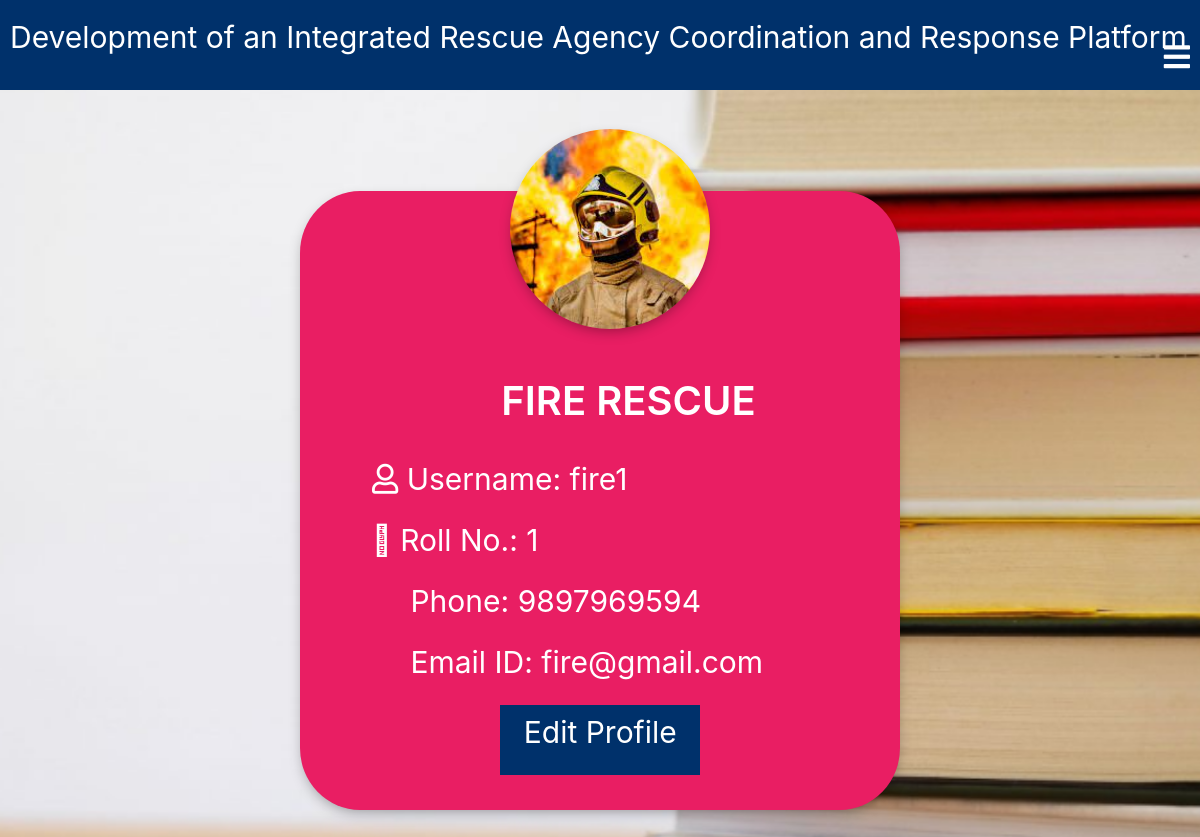
/response/rescue/3/ (signed in), run on the app's committed database.
### response/models.py (models this page shows, shortened)
class Rescue(models.Model):
    user = models.OneToOneField(User,on_delete=models.CASCADE,primary_key=True,related_name='Rescue')
    name=models.CharField(max_length=250)
    roll_no = models.CharField(max_length=50)
    email = models.EmailField(max_length=254)
    phone = models.IntegerField()
    rescue_profile_pic = models.ImageField(upload_to="response/rescue_profile_pic",blank=True)
    class Meta:
        ordering = ['roll_no']

class User(AbstractUser):
    is_rescue = models.BooleanField(default=False)
    is_agency = models.BooleanField(default=False)

### response/views.py (the view)
# urls.py: path('rescue/<int:pk>/',views.RescueDetailView.as_view(),name="rescue_detail"),
class RescueDetailView(LoginRequiredMixin,DetailView):
    context_object_name = "rescue"
    model = models.Rescue
    template_name = 'response/rescue_detail_page.html'

### template/response/rescue_detail_page.html (shortened to what this page needs)
{% extends 'response/base.html' %}
{% load static %}
{% block content %}
<div class="profile">
  <div class="profile-box">
    {% if rescue.rescue_profile_pic %}
      <img src="{{ rescue.rescue_profile_pic.url }}">
    {% else %}
      <img src="{% static 'images/login-avatar.PNG' %}" alt="">
    {% endif %}
    <div class="profile-details">
      <h1>{{ rescue.name }}</h1>
      <br>
      <p><i class="far fa-user"></i> Username: {{ rescue.user.username }}</p>
      <p><i class="fal fa-user-tag"></i> Roll No.: {{ rescue.roll_no }}</p>
      <p><i class="far fa-phone"></i> Phone: {{ rescue.phone }}</p>
      <p><i class="far fa-envelope-open-text"></i> Email ID: {{ rescue.email }}</p>
      <a href="{% url 'response:rescue_update' pk=user.pk %}"> <p class="edit-button">Edit Profile</p> </a>
    </div>
  </div>
</div>
{% endblock %}

### static/css/newbase.css (style rules this page uses)
.profile { margin:0; padding: 0; position: absolute; width:100%; height: 100vh; display:flex; justify-content: center; align-items: center; }
.profile img { position: absolute; margin: 0; width: 100%; height: 100%; object-fit: cover; background-attachment: }
.profile-box { width: 600px; margin-top: 20px; background: #e91e63; position: absolute; padding: 15px; border-radius: 10%; box-shadow: 0 5px 15px -5px #00000070 }
.profile-box img { width: 200px; height: 200px; border-radius: 50%; top: -10%; left: 35%; box-shadow: 0 5px 15px -5px #00000070 }
.profile-details { color: white; margin-top: 30%; margin-left: 10%; }
.profile-details h1 { font-size: 40px; font-weight: 600; text-align: center; }
.profile-details p { font-size: 30px; font-weight: 400; }
.profile-details .edit-button { margin: 20px; margin-left: 25%; height: 70px; width: 200px; text-align: center; background: #00316b; text-decoration: none; color: white; padding: 5px; }

### data on the page
Rescue: rescue_profile_pic (picture), name "FIRE RESCUE", user.username "fire1", roll_no "1", phone "9897969594", email "fire@gmail.com"
